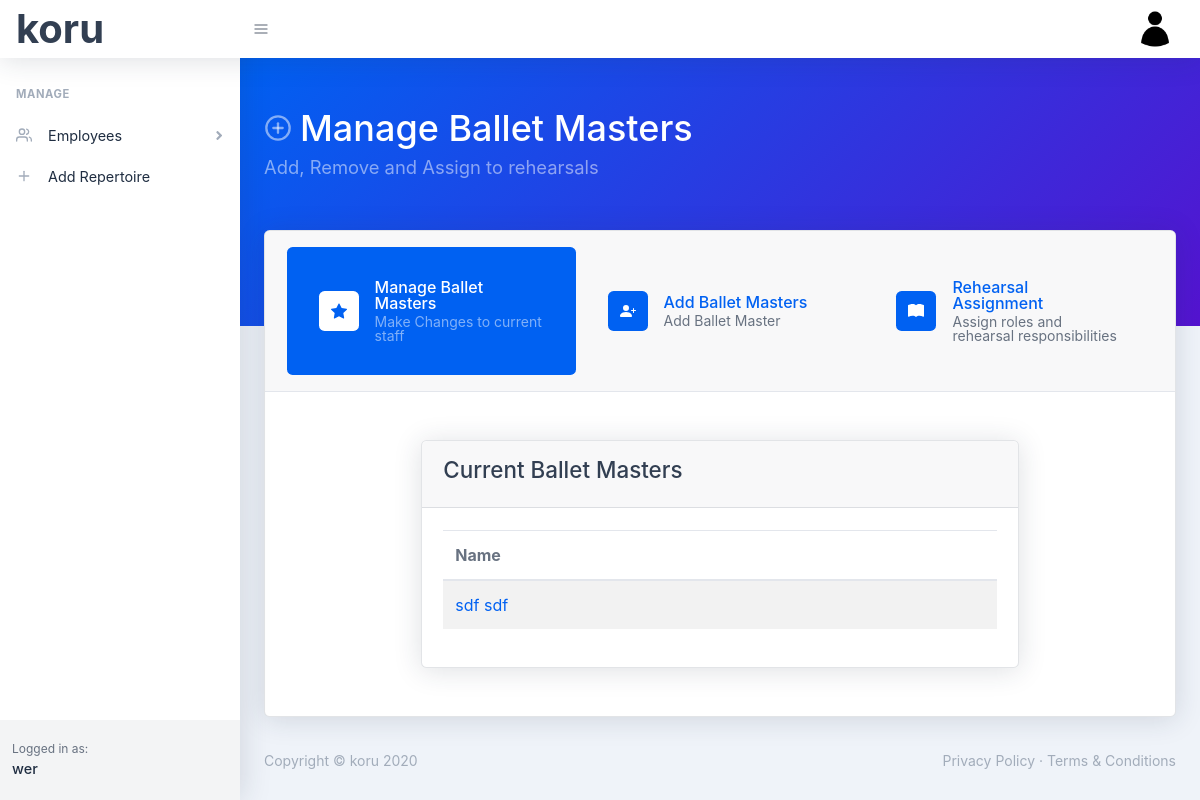
The page /manage-balletMasters (signed in) on the database its author committed.
### koru/models.py (models this page shows, shortened)
class User(db.Model, UserMixin):
    id = db.Column(db.Integer, primary_key=True)
    first_name = db.Column(db.String(30), nullable=False)
    last_name = db.Column(db.String(30), nullable=False)
    company_name = db.Column(db.String(60), nullable=False)
    email = db.Column(db.String(60), unique=True, nullable=False)
    image_file = db.Column(db.String(20), nullable=False, default='default.png')
    password = db.Column(db.String(60), nullable=False)
    dancers = db.relationship('Dancer', backref='company', lazy=True)
    balletmasters= db.relationship('BalletMaster', backref='company', lazy=True)
    accompanists = db.relationship('Accompanist', backref='company', lazy=True)
    repetiteurs = db.relationship('Repetiteur', backref='company', lazy=True)

class BalletMaster(db.Model):
    id = db.Column(db.Integer, primary_key=True)
    first_name = db.Column(db.String(30), nullable=False)
    last_name = db.Column(db.String(30), nullable=False)
    gender = db.Column(db.String(20), nullable=False)
    user_id = db.Column(db.Integer, db.ForeignKey('user.id'), nullable=False)

### koru/bms/routes.py (the view)
@bms.route('/manage-balletMasters', methods=['GET', 'POST'])
@login_required
def manage_balletMasters():
    bms = BalletMaster.query.filter_by(user_id=current_user.id)
    return render_template('manage-balletMasters.html', title='Ballet Masters', manageActive='active', bms=bms)

### koru/models.py (called while the page is built)
@login_manager.user_loader
def load_user(user_id):
    return User.query.get(int(user_id))

### koru/templates/manage-balletMasters.html
{% extends "manageBMLayout.html" %}
{% block bmbody %}
<div class=" py-5 " >
    <div class="row justify-content-center">
        <div class="col-xxl-10 col-xl-8 col-sm-12">
            <div class="card">
                <div class="card-header"><h2>Current Ballet Masters</h2></div>
                <div class="card-body">
                    <table class="table table-striped table-responsive-sm table-responsive-md">
                        <thead>
                            <tr>
                                <th scope="col">Name</th>
                            </tr>
                        </thead>
                        <tbody>
                            {% for bm in bms %}
                                <tr>
                                    <td> <a href="{{ url_for('bms.ballet_master', bm_id=bm.id) }}"> {{bm.first_name}} {{ bm.last_name }}</a></td>
                                </tr>
                            {% endfor %}
                        </tbody>
                    </table>
                </div>
            </div>
        </div>
    </div>
</div>
{% endblock %}

### koru/templates/layout.html (shortened to what this page needs)
<!DOCTYPE html>
<html lang="en">
    <head>
        <link href="../static/css/styles.css" rel="stylesheet" />
        <link href="https://cdn.datatables.net/1.10.21/css/jquery.dataTables.min.css" type="text/css" rel="stylesheet" />
    </head>
    <body class="nav-fixed">
        <nav class="topnav navbar navbar-expand shadow navbar-light bg-white" id="sidenavAccordion">
            <a class="navbar-brand" style="font-size: 40px;" href="{{ url_for('main.index') }}">koru</a>
            <button class="btn btn-icon btn-transparent-dark order-1 order-lg-0 mr-lg-2" id="sidebarToggle" href="#"><i data-feather="menu"></i></button>
            <ul class="navbar-nav align-items-center ml-auto">
                {% if current_user.is_authenticated %}
                <li class="nav-item dropdown no-caret mr-2 dropdown-user">
                    <a class="btn btn-icon btn-transparent-dark dropdown-toggle" id="navbarDropdownUserImage" href="javascript:void(0);" role="button" data-toggle="dropdown" aria-haspopup="true" aria-expanded="false"><img class="img-fluid" src="../static/images/profile_pics/{{ current_user.image_file }}" /></a>
                </li>
                {% else %}
                <a class="nav-link" href="{{ url_for('users.register') }}">Register</a>
                <a class="nav-link" href="{{ url_for('users.login') }}">Login</a>
                {% endif %}
            </ul>
        </nav>
        <div id="layoutSidenav">
            <div id="layoutSidenav_nav">
                <nav class="sidenav shadow-right sidenav-light">
                    <div class="sidenav-menu">
                        <div class="nav accordion" id="accordionSidenav">
                            <div class="sidenav-menu-heading">Manage</div>
                            <a class="nav-link collapsed" href="javascript:void(0);" data-toggle="collapse" data-target="#collapseDashboards" aria-expanded="false" aria-controls="collapseDashboards">
                                <div class="nav-link-icon"><i data-feather="users"></i></div>
                                Employees
                                <div class="sidenav-collapse-arrow"><i class="fas fa-angle-down"></i></div>
                            </a>
                            <a class="nav-link" href="charts.html">
                                <div class="nav-link-icon"><i data-feather="plus"></i></div>
                                Add Repertoire
                            </a>
                        </div>
                    </div>
                    <div class="sidenav-footer">
                        <div class="sidenav-footer-content">
                            <div class="sidenav-footer-subtitle">Logged in as:</div>
                            <div class="sidenav-footer-title">{{ current_user.company_name }}</div>
                        </div>
                    </div>
                </nav>
            </div>
            <div id="layoutSidenav_content">
                <main>
                    {% block header %} {% endblock %}
                        {% block main %} {% endblock %}
                </main>
                <footer class="footer mt-auto footer-light">
                    <div class="container-fluid">
                        <div class="row">
                            <div class="col-md-6 small">Copyright &copy; koru 2020</div>
                            <div class="col-md-6 text-md-right small">
                                <a href="#!">Privacy Policy</a>
                                &middot;
                                <a href="#!">Terms &amp; Conditions</a>
                            </div>
                        </div>
                    </div>
                </footer>
            </div>
        </div>
    </body>
</html>

### rows shown on the page
User: image_file (placeholder picture), company_name "wer"
BalletMaster: first_name "sdf", last_name "sdf"
